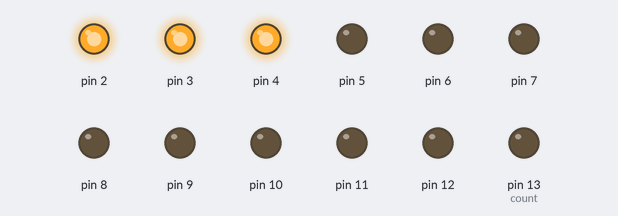
A sketch run on a simulated Arduino Uno, built with avr-gcc and run on an emulated ATmega328P. On the bench: output pins drawn as LEDs (lit = HIGH).

Above: at 0.05 s.
At 15.55 s:
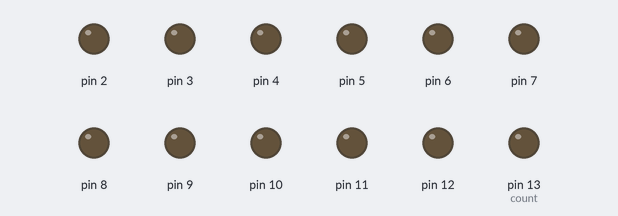
At 21.57 s:
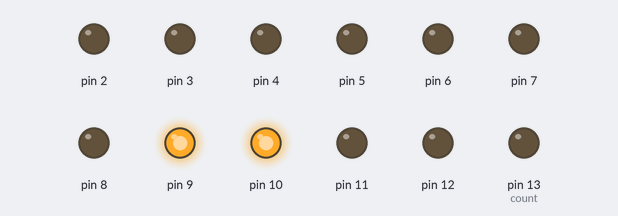
At 27.39 s:
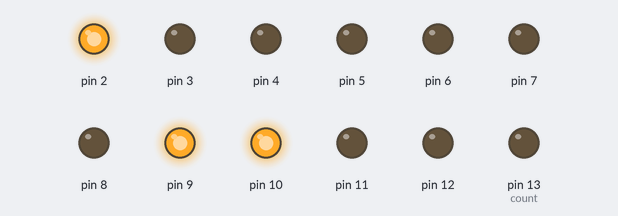
At 31.66 s:
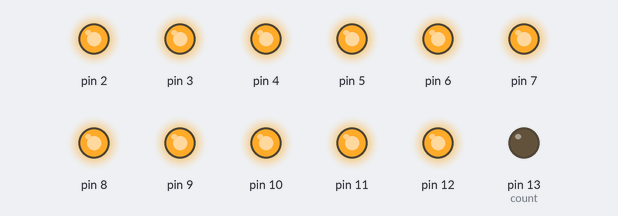
At 38.85 s:
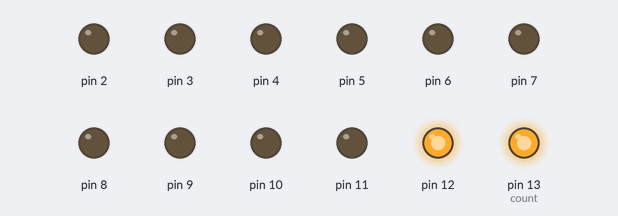
Timing chart, 0 to 40.0 s (numbered marks = the images above):
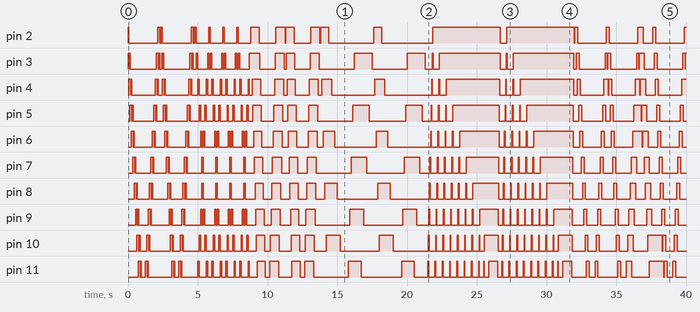

The sketch:

7_effects.ino
```cpp
#define led   30
#define led1  20
#define led2  100
#define led3  50

// PIN 2 - LED 1
// PIN 3 - LED 2
// PIN 4 - LED 3
// PIN 5 - LED 4
// PIN 6 - LED 5
// PIN 7 - LED 6
// PIN 8 - LED 7
// PIN 9 - LED 8
// PIN 10 - LED 9
// PIN 11 - LED 10
// PIN 12 - LED 11
// PIN 13 - LED 12
void setup() {
  // set up pins 2 to 13 as outputs
  for (int i = 2; i <= 13; i++) {
    pinMode(i, OUTPUT);
  }
}
//Effect 1
void loop(){

effect_1();
effect_1();

 effect_2();
 effect_2();

 effect_3();
 effect_3();

 effect_4();
 effect_4();

 effect_5();
 effect_5();

 effect_6();
 effect_6();

 effect_7();
 effect_7();
  }
//left to right and right to left
void effect_1()
{
for(int i=2; i<14; i++){
digitalWrite(i, HIGH);
delay(led1);
digitalWrite(i+1, HIGH);
delay(led1);
digitalWrite(i+2, HIGH);
delay(led1);
digitalWrite(i, LOW);
delay(led1);
digitalWrite(i+1, LOW);
delay(led1);
}
for(int i=13; i>1; i--){
digitalWrite(i, HIGH);
delay(led1);
digitalWrite(i-1, HIGH);
delay(led1);
digitalWrite(i-2, HIGH);
delay(led1);
digitalWrite(i, LOW);
delay(led1);
digitalWrite(i-1, LOW);
delay(led1);
}
}

//Effect 2
void effect_2()
{
int count = 13; // keeps track of second LED movement

  // move first LED from left to right and second from right to left
  for (int i = 2; i < 13; i++) {
    clear();
    digitalWrite(i, HIGH);      // chaser 1
    digitalWrite(count, HIGH); // chaser 2
    count--;
    // stop LEDs from appearing to stand still in the middle
    if (count != 7) {
      delay(led2);
    }
  }

// move first LED from right to left and second LED from left to right
  for (int i = 13; i > 2; i--) {
    clear();
    digitalWrite(i, HIGH);      // chaser 1
    digitalWrite(count, HIGH); // chaser 2
    count++;
    // stop LEDs from appearing to stand still in the middle
    if (count != 8) {
      delay(led2);
    }
  }
}

//Effect 3

void effect_3()
{
for(int i=2; i<14; i++){
  digitalWrite(i, HIGH);
  delay(led3);
}
for(int i=2; i<14; i++){
  digitalWrite(i, LOW);
  delay(led3);
}


for(int i = 14; i>=2; i--){
  digitalWrite(i, HIGH);
  delay(led3);
}
for(int i = 14; i>=2; i--){
  digitalWrite(i, LOW);
  delay(led3);
}
}

//Effect 4
void effect_4()
{
for(int j = 2; j <= 13; j++){
  digitalWrite(j, HIGH);
  delay(led2);
  j=j+1;
  }
for(int j = 2; j <= 13; j++){
  digitalWrite(j, LOW);
  delay(led2);
  }

  for(int k = 15; k > 2; k--){
  digitalWrite(k, HIGH);
  delay(led2);
  k=k-1;
  }
for(int k = 15; k > 2; k--){
  digitalWrite(k, LOW);
  delay(led2);
  }
}

////Effect 5
  void effect_5()
{
 for(int pin = 13; pin >= 2; pin--)
  {
  digitalWrite(pin, HIGH);
  delay(led1);
  digitalWrite(pin+1, LOW);
  delay(led1);
  }
  for(int pin = 13; pin >= 2; pin--)
  {
  digitalWrite(pin+1, HIGH);
  delay(led1);
  digitalWrite(pin+2, LOW);
  delay(led1);
  }
  for(int pin = 13; pin >= 2; pin--)
  {
  digitalWrite(pin+2, HIGH);
  delay(led1);
  digitalWrite(pin+3, LOW);
  delay(led1);
  }
  for(int pin = 13; pin >= 2; pin--)
  {
  digitalWrite(pin+3, HIGH);
  delay(led1);
  digitalWrite(pin+4, LOW);
  delay(led1);
  }
    for(int pin = 13; pin >= 2; pin--)
  {
  digitalWrite(pin+4, HIGH);
  delay(led1);
  digitalWrite(pin+5, LOW);
  delay(led1);
  }
  for(int pin = 13; pin >= 2; pin--)
  {
  digitalWrite(pin+5, HIGH);
  delay(led1);
  digitalWrite(pin+6, LOW);
  delay(led1);
  }
  for(int pin = 13; pin >= 2; pin--)
  {
  digitalWrite(pin+6, HIGH);
  delay(led1);
  digitalWrite(pin+7, LOW);
  delay(led1);
  }
   for(int pin = 13; pin >= 2; pin--)
  {
  digitalWrite(pin+7, HIGH);
  delay(led1);
  digitalWrite(pin+8, LOW);
  delay(led1);
  }
  for(int pin = 9; pin >= 2; pin--)
  {
  digitalWrite(pin+8, HIGH);
  delay(led1);
  digitalWrite(pin+9, LOW);
  delay(led1);
  }
    for(int pin = 9; pin >= 2; pin--)
  {
  digitalWrite(pin+9, HIGH);
  delay(led1);
  digitalWrite(pin+10, LOW);
  delay(led1);
  }
  for(int pin = 9; pin >= 2; pin--)
  {
  digitalWrite(pin+10, HIGH);
  delay(led1);
  digitalWrite(pin+11, LOW);
  delay(led1);
  }
  for(int pin = 14; pin >= 2; pin--)
  {
  digitalWrite(pin+11, HIGH);
  delay(led1);
  }
  for(int pin = 13; pin >= 2; pin--)
  {
    digitalWrite(pin, LOW);
  delay(led1);
    }
  }


//Effect 6
void effect_6()
{
for(int j=2; j<14; j++){
  digitalWrite(j, LOW);
  delay(led);
  digitalWrite(j, HIGH);
  delay(led);
  digitalWrite(j-2, LOW);
  delay(led);
  digitalWrite(j, HIGH);
}
for(int k = 15; k>2; k--){
  digitalWrite(k, LOW);
  delay(led);
  digitalWrite(k, HIGH);
  delay(led);
  digitalWrite(k+2, LOW);
  delay(led);
  digitalWrite(k, HIGH);
}
for(int k = 2; k<14; k++){
  digitalWrite(k, LOW);
  delay(led);
  digitalWrite(k, HIGH);
  delay(led);
  digitalWrite(k-2, LOW);
  delay(led);
  digitalWrite(k, HIGH);
}
for(int k = 15; k>2; k--){
  digitalWrite(k, LOW);
  delay(led);
  digitalWrite(k, HIGH);
  delay(led);
  digitalWrite(k+4, LOW);
  delay(led);
  digitalWrite(k, HIGH);
}
for(int k = 2; k<14; k++){
  digitalWrite(k, LOW);
  delay(led);
  digitalWrite(k, HIGH);
  delay(led);
  digitalWrite(k-4, LOW);
  delay(led);
  digitalWrite(k, HIGH);
}
}

////Effect 7
void effect_7()
{
for(int j=2; j<14; j++){
  digitalWrite(j, HIGH);
  delay(led);
  digitalWrite(j+2, LOW);
  delay(led);
}
for(int k = 15; k>2; k--){
  digitalWrite(k, HIGH);
  delay(led);
  digitalWrite(k+2, LOW);
  delay(led);
}
}

// function to switch all LEDs off
void clear(void)
{
  for (int i = 2; i <= 13; i++) {
    digitalWrite(i, LOW);
  }
}
```
